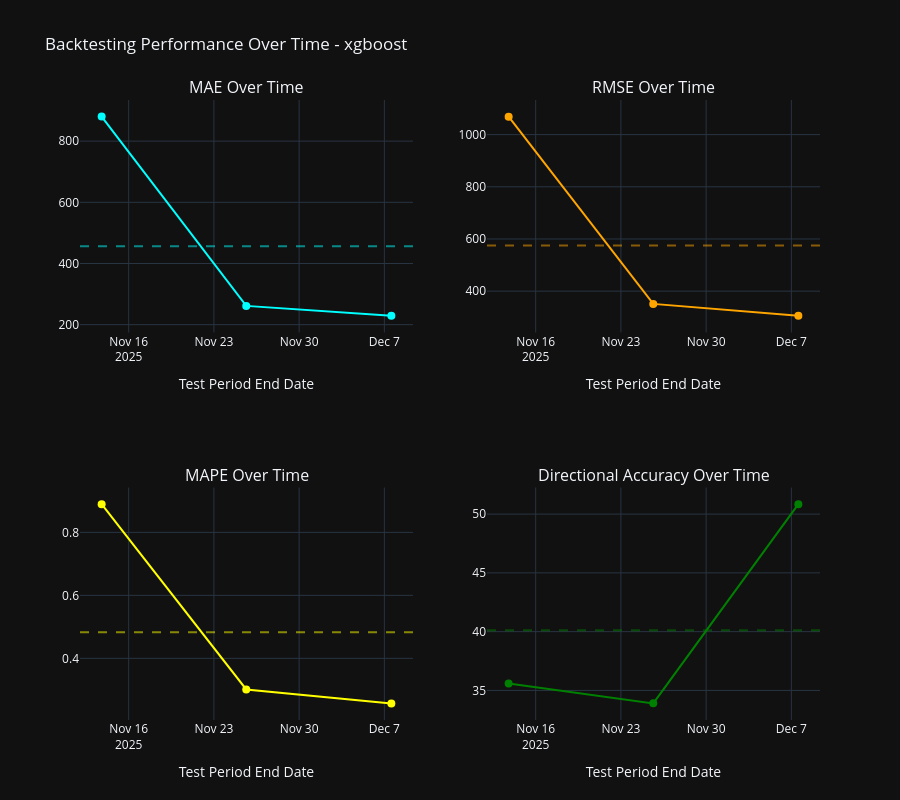

The notebook cell this image was saved under:
### Code cell
"""Plot how metrics change across folds (time)."""

fold_numbers = [r["fold"] for r in backtest_results]
test_end_dates = [r["test_end"] for r in backtest_results]

fig = make_subplots(
    rows=2,
    cols=2,
    subplot_titles=(
        "MAE Over Time",
        "RMSE Over Time",
        "MAPE Over Time",
        "Directional Accuracy Over Time",
    ),
)

# MAE
fig.add_trace(
    go.Scatter(
        x=test_end_dates,
        y=mae_values,
        mode="lines+markers",
        name="MAE",
        line=dict(color="cyan", width=2),
        marker=dict(size=8),
    ),
    row=1,
    col=1,
)

# RMSE
fig.add_trace(
    go.Scatter(
        x=test_end_dates,
        y=rmse_values,
        mode="lines+markers",
        name="RMSE",
        line=dict(color="orange", width=2),
        marker=dict(size=8),
    ),
    row=1,
    col=2,
)

# MAPE
fig.add_trace(
    go.Scatter(
        x=test_end_dates,
        y=mape_values,
        mode="lines+markers",
        name="MAPE",
        line=dict(color="yellow", width=2),
        marker=dict(size=8),
    ),
    row=2,
    col=1,
)

# Directional Accuracy
fig.add_trace(
    go.Scatter(
        x=test_end_dates,
        y=dir_acc_values,
        mode="lines+markers",
        name="Dir Acc",
        line=dict(color="green", width=2),
        marker=dict(size=8),
    ),
    row=2,
    col=2,
)

# Add mean lines
fig.add_hline(
    y=stats["MAE"]["mean"],
    line_dash="dash",
    line_color="cyan",
    opacity=0.5,
    row=1,
    col=1,
)
fig.add_hline(
    y=stats["RMSE"]["mean"],
    line_dash="dash",
    line_color="orange",
    opacity=0.5,
    row=1,
    col=2,
)
fig.add_hline(
    y=stats["MAPE"]["mean"],
    line_dash="dash",
    line_color="yellow",
    opacity=0.5,
    row=2,
    col=1,
)
fig.add_hline(
    y=stats["Dir Acc"]["mean"],
    line_dash="dash",
    line_color="green",
    opacity=0.5,
    row=2,
    col=2,
)

fig.update_layout(
    title_text=f"Backtesting Performance Over Time - {BACKTEST_CONFIG['model_name']}",
    showlegend=False,
    height=800,
    template="plotly_dark",
)

fig.update_xaxes(title_text="Test Period End Date")
fig.show()

### Figure 1 — Plotly figure (JSON) as saved in the notebook; plotly's stock layout.template omitted (floating-point values rounded to 4 significant figures)
{"data": [{"line": {"color": "cyan", "width": 2}, "marker": {"size": 8}, "mode": "lines+markers", "name": "MAE", "type": "scatter", "x": ["2025-11-13T18:45:00+00:00", "2025-11-25T15:45:00+00:00", "2025-12-07T13:45:00+00:00"], "xaxis": "x", "y": [880.1, 261.4, 228.8], "yaxis": "y"}, {"line": {"color": "orange", "width": 2}, "marker": {"size": 8}, "mode": "lines+markers", "name": "RMSE", "type": "scatter", "x": ["2025-11-13T18:45:00+00:00", "2025-11-25T15:45:00+00:00", "2025-12-07T13:45:00+00:00"], "xaxis": "x2", "y": [1069.0, 351.1, 305.2], "yaxis": "y2"}, {"line": {"color": "yellow", "width": 2}, "marker": {"size": 8}, "mode": "lines+markers", "name": "MAPE", "type": "scatter", "x": ["2025-11-13T18:45:00+00:00", "2025-11-25T15:45:00+00:00", "2025-12-07T13:45:00+00:00"], "xaxis": "x3", "y": [0.8898, 0.301, 0.2569], "yaxis": "y3"}, {"line": {"color": "green", "width": 2}, "marker": {"size": 8}, "mode": "lines+markers", "name": "Dir Acc", "type": "scatter", "x": ["2025-11-13T18:45:00+00:00", "2025-11-25T15:45:00+00:00", "2025-12-07T13:45:00+00:00"], "xaxis": "x4", "y": [35.59, 33.9, 50.85], "yaxis": "y4"}], "layout": {"annotations": [{"font": {"size": 16}, "showarrow": false, "text": "MAE Over Time", "x": 0.225, "xanchor": "center", "xref": "paper", "y": 1, "yanchor": "bottom", "yref": "paper"}, {"font": {"size": 16}, "showarrow": false, "text": "RMSE Over Time", "x": 0.775, "xanchor": "center", "xref": "paper", "y": 1, "yanchor": "bottom", "yref": "paper"}, {"font": {"size": 16}, "showarrow": false, "text": "MAPE Over Time", "x": 0.225, "xanchor": "center", "xref": "paper", "y": 0.375, "yanchor": "bottom", "yref": "paper"}, {"font": {"size": 16}, "showarrow": false, "text": "Directional Accuracy Over Time", "x": 0.775, "xanchor": "center", "xref": "paper", "y": 0.375, "yanchor": "bottom", "yref": "paper"}], "height": 800, "shapes": [{"line": {"color": "cyan", "dash": "dash"}, "opacity": 0.5, "type": "line", "x0": 0, "x1": 1, "xref": "x domain", "y0": 456.8, "y1": 456.8, "yref": "y"}, {"line": {"color": "orange", "dash": "dash"}, "opacity": 0.5, "type": "line", "x0": 0, "x1": 1, "xref": "x2 domain", "y0": 575.1, "y1": 575.1, "yref": "y2"}, {"line": {"color": "yellow", "dash": "dash"}, "opacity": 0.5, "type": "line", "x0": 0, "x1": 1, "xref": "x3 domain", "y0": 0.4826, "y1": 0.4826, "yref": "y3"}, {"line": {"color": "green", "dash": "dash"}, "opacity": 0.5, "type": "line", "x0": 0, "x1": 1, "xref": "x4 domain", "y0": 40.11, "y1": 40.11, "yref": "y4"}], "showlegend": false, "title": {"text": "Backtesting Performance Over Time - xgboost"}, "xaxis": {"anchor": "y", "domain": [0, 0.45], "title": {"text": "Test Period End Date"}}, "xaxis2": {"anchor": "y2", "domain": [0.55, 1], "title": {"text": "Test Period End Date"}}, "xaxis3": {"anchor": "y3", "domain": [0, 0.45], "title": {"text": "Test Period End Date"}}, "xaxis4": {"anchor": "y4", "domain": [0.55, 1], "title": {"text": "Test Period End Date"}}, "yaxis": {"anchor": "x", "domain": [0.625, 1]}, "yaxis2": {"anchor": "x2", "domain": [0.625, 1]}, "yaxis3": {"anchor": "x3", "domain": [0, 0.375]}, "yaxis4": {"anchor": "x4", "domain": [0, 0.375]}}}
